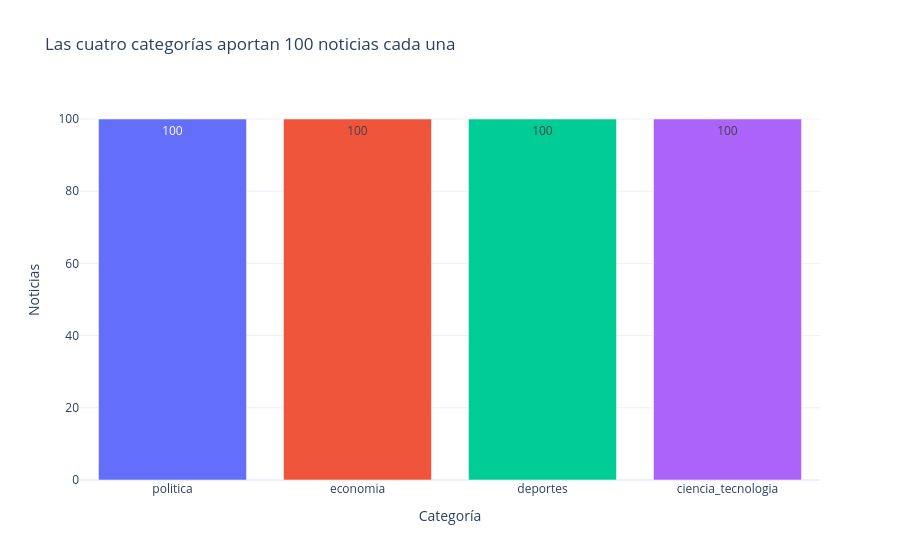

This figure's notebook cell:
### Markdown cell above
## 3. Análisis exploratorio con Plotly Express

Las figuras conservan su salida interactiva y una imagen estática para la lectura en GitHub.
Los títulos se calculan a partir de los datos. La distribución por categoría refleja una decisión
de muestreo por cuotas, no una conclusión sobre la agenda editorial del medio.

### Code cell
por_categoria = df.etiqueta.value_counts().reindex(CATEGORIES).rename_axis('categoria').reset_index(name='noticias')
titulo = ('Las cuatro categorías aportan ' + str(int(por_categoria.noticias.iloc[0])) + ' noticias cada una'
          if por_categoria.noticias.nunique() == 1 else 'La muestra tiene diferencias de tamaño entre categorías')
fig = px.bar(por_categoria, x='categoria', y='noticias', color='categoria',
             title=titulo, text_auto=True, labels={'categoria': 'Categoría', 'noticias': 'Noticias'})
fig.update_layout(showlegend=False)
fig.show()

### Figure 1 — Plotly figure (JSON) as saved in the notebook; plotly's stock layout.template omitted (floating-point values rounded to 4 significant figures)
{"data": [{"hovertemplate": "Categoría=%{x}<br>Noticias=%{y}<extra></extra>", "legendgroup": "politica", "marker": {"color": "#636efa", "pattern": {"shape": ""}}, "name": "politica", "orientation": "v", "showlegend": true, "textposition": "auto", "texttemplate": "%{y}", "type": "bar", "x": ["politica"], "xaxis": "x", "y": [100], "yaxis": "y"}, {"hovertemplate": "Categoría=%{x}<br>Noticias=%{y}<extra></extra>", "legendgroup": "economia", "marker": {"color": "#EF553B", "pattern": {"shape": ""}}, "name": "economia", "orientation": "v", "showlegend": true, "textposition": "auto", "texttemplate": "%{y}", "type": "bar", "x": ["economia"], "xaxis": "x", "y": [100], "yaxis": "y"}, {"hovertemplate": "Categoría=%{x}<br>Noticias=%{y}<extra></extra>", "legendgroup": "deportes", "marker": {"color": "#00cc96", "pattern": {"shape": ""}}, "name": "deportes", "orientation": "v", "showlegend": true, "textposition": "auto", "texttemplate": "%{y}", "type": "bar", "x": ["deportes"], "xaxis": "x", "y": [100], "yaxis": "y"}, {"hovertemplate": "Categoría=%{x}<br>Noticias=%{y}<extra></extra>", "legendgroup": "ciencia_tecnologia", "marker": {"color": "#ab63fa", "pattern": {"shape": ""}}, "name": "ciencia_tecnologia", "orientation": "v", "showlegend": true, "textposition": "auto", "texttemplate": "%{y}", "type": "bar", "x": ["ciencia_tecnologia"], "xaxis": "x", "y": [100], "yaxis": "y"}], "layout": {"barmode": "relative", "legend": {"title": {"text": "Categoría"}, "tracegroupgap": 0}, "showlegend": false, "title": {"text": "Las cuatro categorías aportan 100 noticias cada una"}, "xaxis": {"anchor": "y", "categoryarray": ["politica", "economia", "deportes", "ciencia_tecnologia"], "categoryorder": "array", "domain": [0.0, 1.0], "title": {"text": "Categoría"}}, "yaxis": {"anchor": "x", "domain": [0.0, 1.0], "title": {"text": "Noticias"}}}}
